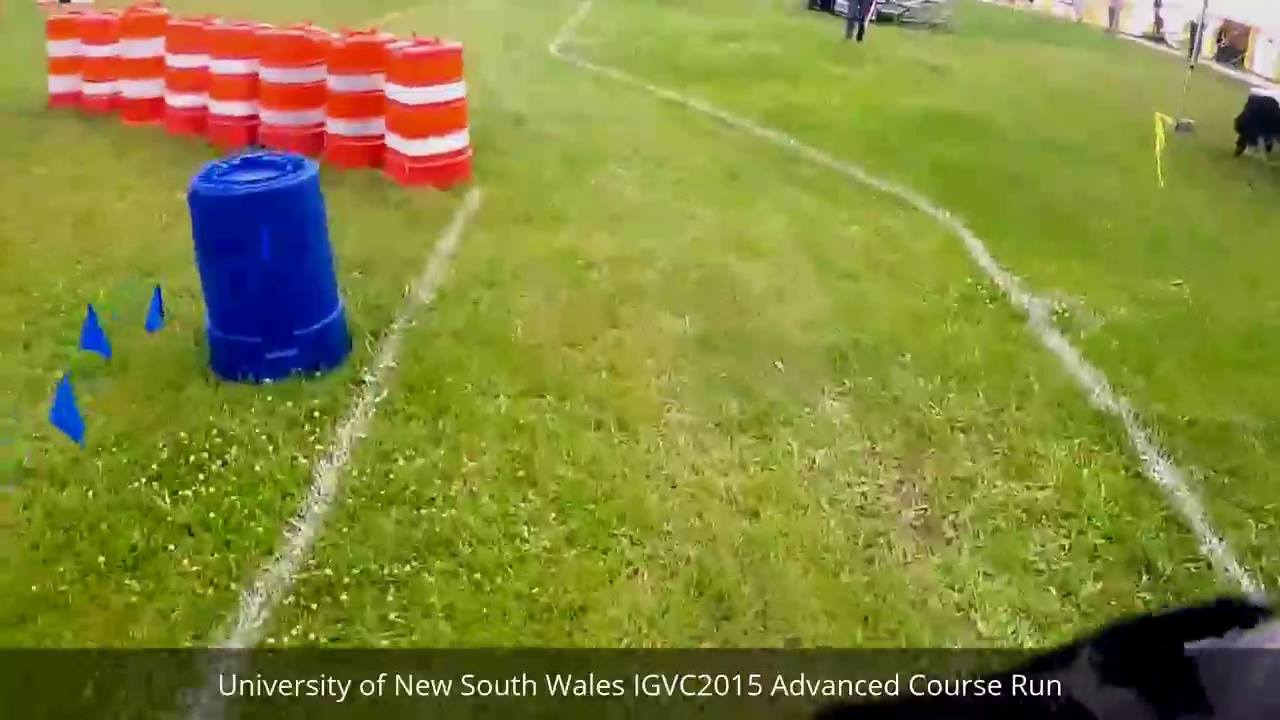
#> input picture lane_detection/input_images/0.jpg, 1280 x 720 px
$ python main.py   (older library calls are emulated)
#> lines starting #> are read from the running program, lines starting #| are printed output that depends on the picture; after the words box and inside, x2 and y2 are one past the last pixel; in counts of white or black regions, pixels touching at a corner belong together
#!/usr/bin/env python
import 	time
import 	glob
import 	numpy as np
import 	cv2
import 	matplotlib.pyplot as plt
import 	matplotlib.image as mpimg
import os
# from	moviepy.editor import VideoFileClip

# Assumes that coordinates start from 0,0 at top left of image
bboxes = [ {'bl': (0, 720), 'tl': (0, 385), 'tr': (370, 380), 'br': (400, 720)},
			{'bl': (370, 290), 'tl': (370, 90), 'tr': (1060, 115), 'br': (1070, 410)} ]

# Define perspective transform functions
def warp(undistorted_image):
	# Define calibration box in source (original) and
	# destination (destination or warped) coordinates
	image_size = undistorted_image.shape[1::-1]
	# Four source coordinates
	src = np.float32([[830,250],
					 [1010,530],
					 [180,530],
					 [360,250]])
	# Four desired coordinates
	dst = np.float32([[1000,155],
					 [1000,680],
					 [400,680],
					 [400,155]])
	# Compute the perspective transform M
	M = cv2.getPerspectiveTransform(src, dst)

	# Create the warped image - uses linear interpolation
	warped = cv2.warpPerspective(undistorted_image, M, image_size,flags = cv2.INTER_LINEAR)

	return warped

# [36 lines left out: functions unwarp, apply_masking, not called in this run]

# Take two different types of thresholding and combine resulting binaries
def process_image(image, bboxes):
	height, width, channels = image.shape

	undistorted_image = image # TODO: Remove camera distortion (see Medium article)

	# Apply Gaussian to undistorted image to help smooth out grass texture
	kernel_size = 19
	blurred_input = cv2.GaussianBlur(undistorted_image, (kernel_size, kernel_size), 0)

	# Generate Binary 1 by thresholding Saturation channel
	hls_image = cv2.cvtColor(blurred_input,cv2.COLOR_RGB2HLS)
	# plt.imshow(hls_image)
	# plt.show()
	s_channel_image = hls_image[:,:,2]
	thresh = (81,255) # Heuristic
	s_thresholded_image = np.zeros_like(s_channel_image)
	s_thresholded_image[(s_channel_image>thresh[0])&(s_channel_image < thresh[1])] = 1
	# Invert the b/w pixels
	s_thresholded_image = cv2.bitwise_not(s_thresholded_image)
	# plt.imshow(s_thresholded_image, cmap="gray")
	# plt.show()

	# Generate Binary 2 by applying Sobel thresholding
	gray = cv2.cvtColor(blurred_input,cv2.COLOR_RGB2GRAY)
	# Gradient X
	sobelx = cv2.Sobel(gray,cv2.CV_64F,1,0)
	# Gradient Y
	sobely = cv2.Sobel(gray,cv2.CV_64F,0,1)
	abs_sobelxy = np.sqrt(sobelx**2 + sobely**2)
	# sobelxy_scaled = np.uint8(255 * abs_sobelxy / np.max(abs_sobelxy))
	sobelxy_scaled = abs_sobelxy
	thresh_min = 30
	thresh_max = 80
	sobel_thresholded_image = np.zeros_like(sobelxy_scaled)
	sobel_thresholded_image[(sobelxy_scaled >= thresh_min) & (sobelxy_scaled <= thresh_max)] = 1


	# Combine two thresholds
	combined_binary = np.zeros_like(sobel_thresholded_image)
	combined_binary[(s_thresholded_image == 1)|(sobel_thresholded_image == 1)] = 1
	# Apply a median blur to the binary to de-speckle:
	combined_binary = cv2.medianBlur(combined_binary.astype(np.uint8),7)
	# plt.imshow(combined_binary, cmap="gray")
	# plt.show()
	# If we have the bboxes from the object detection, we could apply masking here
	masked = combined_binary

	# Change camera pespective into bird's eye view
	warped_image = warp(masked)
	nongraywarp = warp(image)

	###HOUGH LINE TFM
	# # lines = cv2.HoughLines(warped_image.astype(np.uint8),1,np.pi/180,200)
	# minLineLength = 30
	# maxLineGap = 10
	# lines = cv2.HoughLinesP(warped_image.astype(np.uint8),1,np.pi/180,15,minLineLength,maxLineGap)
	# for x in range(0, len(lines)):
	#     for x1,y1,x2,y2 in lines[x]:
	#         cv2.line(nongraywarp,(x1,y1),(x2,y2),(0,0,255),4) #BGR


	# Creating a three channel  image from our 1 channel binary(B&W) Image
	three_channel_thresholded_image = np.dstack((warped_image,warped_image,warped_image))*255
	return three_channel_thresholded_image


## LINE DRAWING-----------
# [112 lines left out: function draw_sliding_window_right, not called in this run]

# Polyfits curve to input thresholded binary image
def draw_sliding_window_left(image):

	# Rotate image CCW by 90
	image = np.rot90(image, k=1, axes=(0,1))

	# Find peaks that are greater than the average and some standard deviation
	# Sum up the number of white pixels present along rows
	histogram = np.sum(image[:,:,0],axis=0)
	mean = np.mean(histogram, axis=0)
	std = np.std(histogram, axis=0)

	# Min peak cutoff
	cutoff = mean+std*3

	# plt.plot([0, len(histogram)], histogram)
	# plt.plot([0, len(histogram)], [cutoff, cutoff], color='k', linestyle='-', linewidth=2)
	# # plt.plot([0, len(histogram)], [cutoff, cutoff], color='k', linestyle='-', linewidth=2)
	# plt.show()

	# Partition histogram into bins and find peak in each bin
	binsize = 10
	# List to store midpoint row number of bin with a peak whos value exceeds cutoff
	maxes = list()
	for i in range(0,binsize):
		leftbound = int(i*720/binsize)
		rightbound = int((i+1)*720/binsize)
		midpoint = int((leftbound+rightbound)/2)
		binmax = np.amax(histogram[:][leftbound:rightbound],axis=0)
		if (binmax>cutoff):
			maxes.append([midpoint,binmax])

	# Hyperparameters
	# Choose the number of sliding windows
	nwindows = 20
	# Set the width of the windows +/- margin
	margin = 50
	# Set the minimum number of the pixels to recenter the windows
	minpix = 50
	# Set height of the windows, based on nwindows above and image shape
	window_height = image.shape[0] // nwindows

	xlist=np.empty(0)
	ylist=np.empty(0)

	# Identify the x and y positions of all nonzero (i.e. activated) pixels in the image
	nonzero = image.nonzero()
	nonzeroy = np.array(nonzero[0])
	nonzerox = np.array(nonzero[1])

	# Current positions to be updated later for each window in nwindows
	for i in range(0,len(maxes)):
		leftx_current = maxes[i][0] # Get current midpoint (from 0 to imageshape[0]-1)

		# Create empty lists to receive left and right lane pixel indices
		left_lane_inds = []

		for window in range(nwindows):
			#Identify window boundaries in x and y
			win_y_low = image.shape[0] - (window+1)*window_height
			win_y_high = image.shape[0] - window*window_height
			win_xleft_low = leftx_current - margin
			win_xleft_high = leftx_current + margin

			# Draw the windows on the visualization image
			# cv2.rectangle(image,(win_xleft_low,win_y_low),(win_xleft_high,win_y_high),(0,255,0), 2)

			# Identify the nonzero pixels in x and y within the current window
			good_left_inds = ((nonzeroy >= win_y_low) & (nonzeroy < win_y_high) & (nonzerox >= win_xleft_low) &  (nonzerox < win_xleft_high)).nonzero()[0]
			# print("good left indices are: ", ((nonzeroy >= win_y_low) & (nonzeroy < win_y_high) & (nonzerox >= win_xleft_low) &  (nonzerox < win_xleft_high)))

			# Append these indices to the lists
			left_lane_inds.append(good_left_inds)
			# If recenter threshold exceeded, shift next window on the mean position of all the indices
			if len(good_left_inds) > minpix:
				# print("good left inds exceeded min pix")
				leftx_current = np.int(np.mean(nonzerox[good_left_inds]))

		# Concatenate the arrays of indices (previously was a list of lists of pixels)
		left_lane_inds = np.concatenate(left_lane_inds)

		# Extract left and right line pixel positions
		leftx = nonzerox[left_lane_inds]
		lefty = nonzeroy[left_lane_inds]

		if(len(leftx) <= 50000):
			continue

		# Generate x and y values for plotting
		ploty = np.linspace(0, image.shape[0]-1, image.shape[0])
		try:
			# Fit a second order polynomial to each set of lane points
			left_fit = np.polyfit(lefty, leftx, 2)
			left_fitx = left_fit[0]*ploty**2 + left_fit[1]*ploty + left_fit[2]
		except TypeError:
			# Avoids an error if `left` and `right_fit` are still none or incorrect
			left_fitx = 1*ploty**2 + 1*ploty

		ylist = np.concatenate((ylist,ploty))
		xlist = np.concatenate((xlist,left_fitx))

	points = np.vstack((xlist,ylist))
	# Translate points
	points = np.array([np.add(points[0], -720/2),np.add(points[1],-1280/2)])
	# Unrotate points
	theta = np.radians(90)
	R = np.array(((np.cos(theta), np.sin(theta)), (np.sin(theta),np.cos(theta))))
	points = np.matmul(R,points)
	# Untranslate points
	points = np.array([np.flip(np.add(points[0], 1280/2)),np.add(points[1],720/2)])

	return points

def draw_sliding_window(image):

	'''
	Crop to bottom half of image
	and create histogram of number of white pixels along each column
	'''
	crop_img = image[600:720,0:1280]
	histogram = np.sum(crop_img[:,:,0],axis = 0)

	# Define the threshold to apply to histogram
	mean = np.mean(histogram, axis = 0)
	std = np.std(histogram, axis = 0)
	cutoff = mean+std*3 - 150
	binsize = 20
	maxes = list()

	# plt.plot(histogram)
	# plt.plot([0, len(histogram)], [mean+std*2, mean+std*2], color='k', linestyle='-', linewidth=2)
	# plt.show()

	'''
	Find peaks in histogram that exceed cutoff,
	then record midpoint of bin, as well as the value of that peak
	'''
	for i in range(0,binsize):
		leftbound = int(i*1280/binsize)
		rightbound = int((i+1)*1280/binsize)
		midpoint = int((leftbound+rightbound)/2)
		binmax = np.amax(histogram[:][leftbound:rightbound],axis=0)
		if (binmax>cutoff):
			maxes.append([midpoint,binmax])

	# Hyperparameters
	# Choose the number of sliding windows
	nwindows = 20
	# Set the width of the windows +/- margin
	margin = 100
	# Set the minimum number of the pixels to recenter the windows
	minpix = 50
	# Set height of the windows - based on nwindows above and image shape
	window_height = image.shape[0] // nwindows

	xlist=np.empty(0)
	ylist=np.empty(0)

	# Identify the x and y positions of all nonzero (i.e. activated) pixels in the image
	nonzero = image.nonzero()
	nonzeroy = np.array(nonzero[0])
	nonzerox = np.array(nonzero[1])
	# Current positions to be updated later for each window in nwindows
	for i in range(0,len(maxes)):
		leftx_current = maxes[i][0] # Returns the midpoint of each x window

		# Create empty lists to receive left and right lane pixel indices
		left_lane_inds = []

		for window in range(nwindows):
			#Identify window boundaries in x and y
			win_y_low = image.shape[0] - (window+1)*window_height
			win_y_high = image.shape[0] - window*window_height
			win_xleft_low = leftx_current - margin
			win_xleft_high = leftx_current + margin

			# Draw the windows on the visualization image
			#cv2.rectangle(image,(win_xleft_low,win_y_low),(win_xleft_high,win_y_high),(0,255,0), 2)

			# Identify the nonzero pixels in x and y within the window
			good_left_inds = ((nonzeroy >= win_y_low) \
							& (nonzeroy < win_y_high) \
							& (nonzerox >= win_xleft_low) \
							& (nonzerox < win_xleft_high)).nonzero()[0]
			# Append these indices to the lists
			left_lane_inds.append(good_left_inds)
			#if more than minpix pixels were found , recenter next window on their mean position
			if len(good_left_inds) > minpix:
				leftx_current = np.int(np.mean(nonzerox[good_left_inds]))

		# Concatenate the arrays of indices (previously was a list of lists of pixels)
		left_lane_inds = np.concatenate(left_lane_inds)
		# Extract left and right line pixel positions
		leftx = nonzerox[left_lane_inds]
		lefty = nonzeroy[left_lane_inds]

		# if(len(leftx) <= 5000):
		#     continue

		# Generate x and y values for plotting
		ploty = np.linspace(0, image.shape[0]-1, image.shape[0])
		try:
			# Fit a second order polynomial to each set of lane points
			left_fit = np.polyfit(lefty, leftx, 2)
			left_fitx = left_fit[0]*ploty**2 + left_fit[1]*ploty + left_fit[2]
		except TypeError:
			# Avoids an error if `left` and `right_fit` are still none or incorrect
			left_fitx = 1*ploty**2 + 1*ploty

		ylist = np.concatenate((ylist,ploty))
		xlist = np.concatenate((xlist,left_fitx))
		points = [xlist,ylist]

	return points

	# # Highlight the left and right lane regions
	# # drawing the left and right polynomials on the lane lines
	# pts_left = np.array([np.transpose(np.vstack([xlist, ylist]))])
	# # pts_right = np.array([np.flipud(np.transpose(np.vstack([right_fitx, ploty])))])
	# # pts = np.hstack((pts_left, pts_right))

	# blank_image = np.zeros_like(image)
	# # Draw the lane onto a blank warped image
	# cv2.fillPoly(blank_image, np.int_([pts_left]), (0,255, 0))

	# # Transform the perspective back into the original view
	# unwarped_image = unwarp(blank_image)

	# # Add the unwarped processed image to the original image
	# weighted_image = cv2.addWeighted(image, 1.0, unwarped_image, .7, 0)
	# return weighted_image

		# Highlightign the left and right lane regions
		#image[lefty, leftx] = [255, 0, 0]


	#return image

# Draw lines originating from right, left and bottom of thresholded binary image
def highlight_all(image):
	points = []
	try:
		points = draw_sliding_window_left(image)
		# print( 'left points is ', points[0])
		plt.scatter(points[0],points[1],0.5,color='red')
	except:
		print("highlight_all: no lines from left")
	if(len(points) <= 2):
		try:
			points = draw_sliding_window(image)
			# print('points from bottom: ', points)
			plt.scatter(points[0],points[1],0.5,color='blue')
			print('points 0: ', points[0])
			print('points 1: ', points[1])
		except:
			print("highlight_all: no lines from bottom")
	# [5 lines of commented-out code are left out]
	return image, points


## VIDEO PROCESSING-----------
# Highlights the lane in the original video stream with green rectangle
# [96 lines left out: function highlight_lane_original, not called in this run]

# [11 lines of commented-out code are left out]
def detect_lanes():
	for i in range(0,10):
		image_name = str(i) + '.jpg'
		image = cv2.imread('input_images/'+'0.jpg')
#> image is the input picture: shape (720, 1280, 3); mean B, G, R 58, 134.9, 131.4

		test_image = process_image(image, bboxes)
#> in process_image, `sobely = cv2.Sobel(gray,cv2.CV_64F,0,1)`:
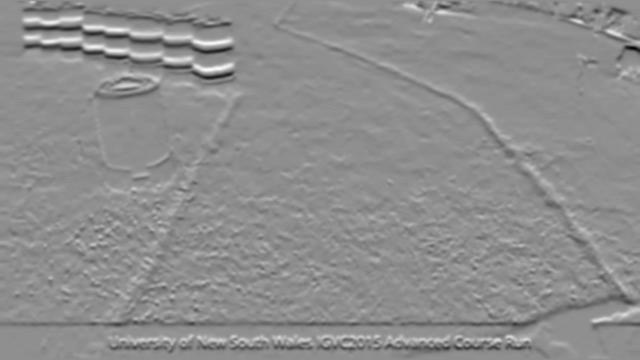
#> sobely: shape (720, 1280) float64 (shown at 1/2 size); min -179, max 140, mean -1.4; drawn with min black and max white
#> in warp (call 2), `warped = cv2.warpPerspective(undistorted_image, M, image_size,flags = ..`:
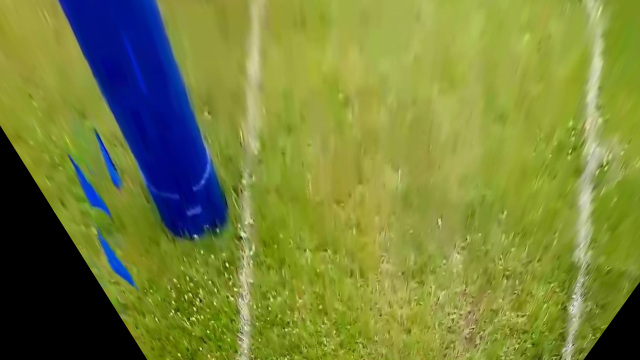
#> warped: shape (720, 1280, 3) (shown at 1/2 size); mean B, G, R 58.2, 130.9, 119.5
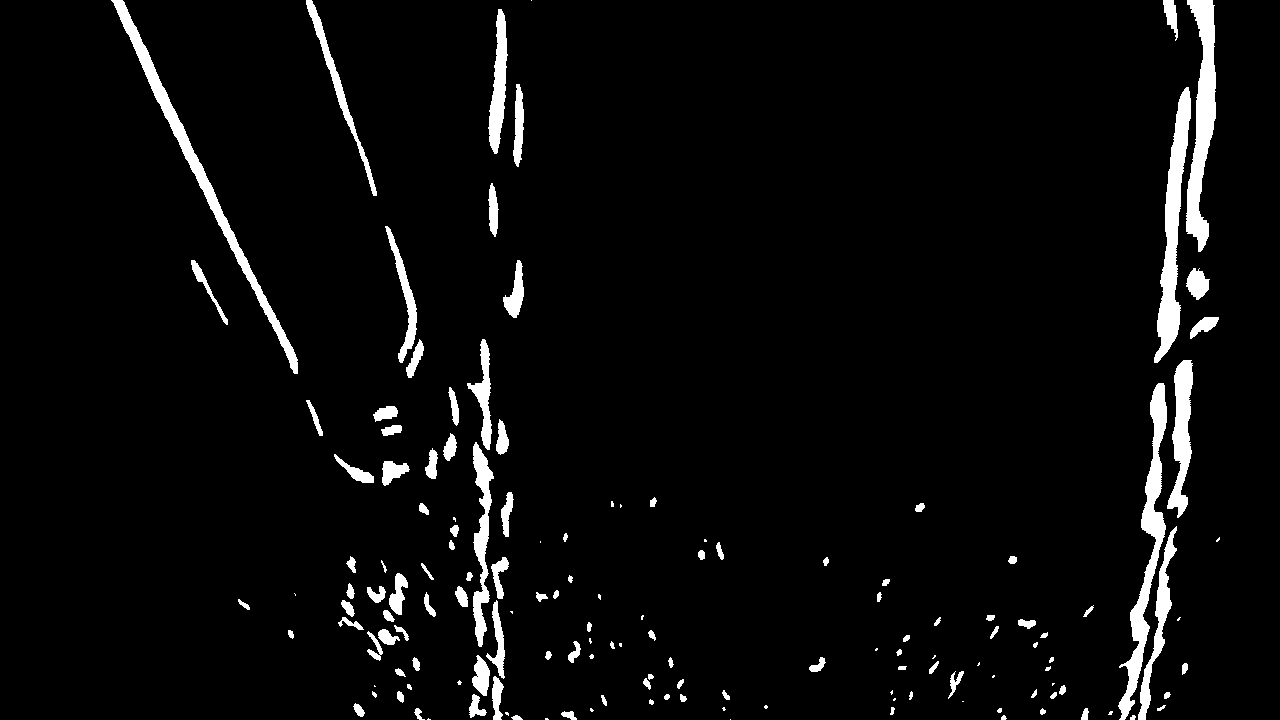
#> test_image: shape (720, 1280, 3); 4.4% white; 150 white regions (33 under 20 px), largest, box (x1, y1, x2, y2) and area: (111, 0, 298, 374) 4075, (1118, 383, 1167, 720) 3999, (1186, 0, 1216, 252) 3958
		sw, points = highlight_all(test_image)
#> in draw_sliding_window_left, `image = np.rot90(image, k=1, axes=(0,1))`:
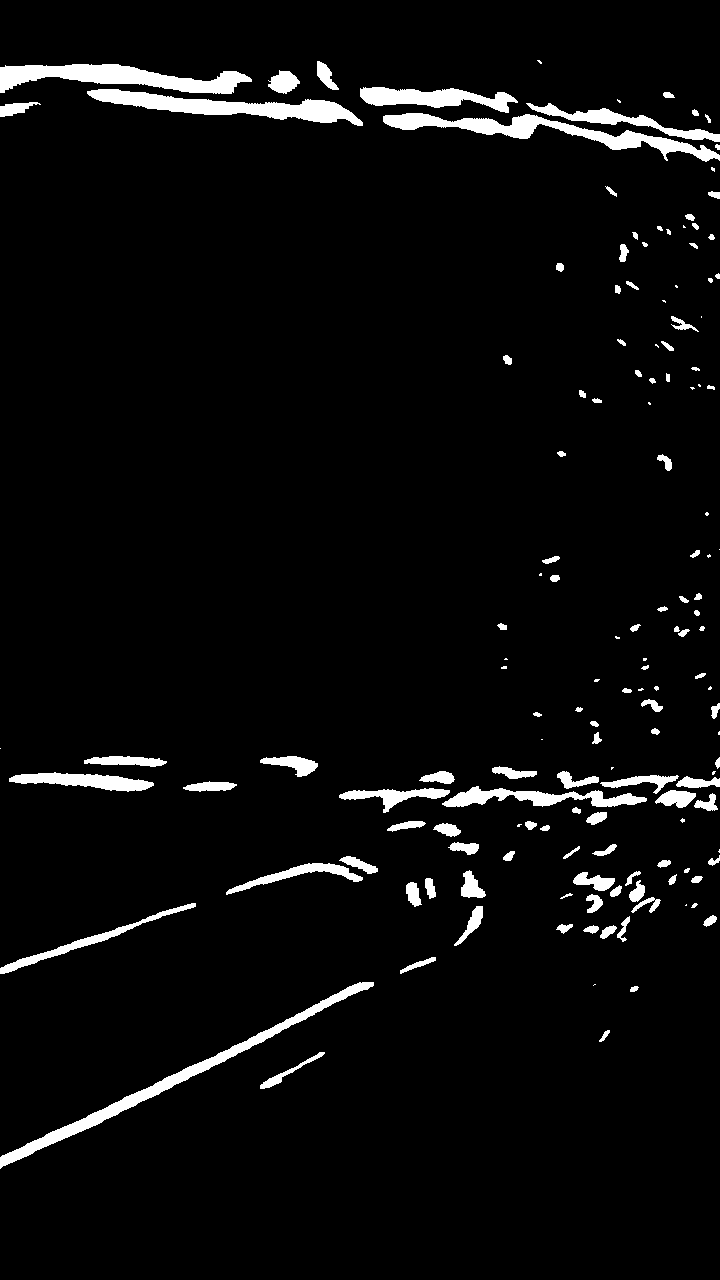
#> image: shape (1280, 720, 3); 4.4% white; 150 white regions (33 under 20 px), largest, box (x1, y1, x2, y2) and area: (0, 982, 374, 1169) 4075, (383, 113, 720, 162) 3999, (0, 64, 252, 94) 3958
#> in draw_sliding_window_left, `histogram = np.sum(image[:,:,0],axis=0)`: histogram = 720 values, max 30855 at index 595, min 6375 at index 379, mean 14312.6
#> in draw_sliding_window_left, `mean = np.mean(histogram, axis=0)`: mean = 14312.6
#> in draw_sliding_window_left, `std = np.std(histogram, axis=0)`: std = 3871.5
#> in draw_sliding_window_left, `cutoff = mean+std*3`: cutoff = 25927.1
#> the loop in draw_sliding_window_left, `for i in range(0,binsize):` made 10 passes
#> binmax on passes 1 to 8: 15300, 20400, 16065, 19125, 17340, 19125, 23205, 18360
#> after the loop in draw_sliding_window_left, `for i in range(0,binsize):`: maxes = [[612, 30855]]
#> the loop in draw_sliding_window_left, `for i in range(0,len(maxes)):` made 1 pass
#> in highlight_all, `points = draw_sliding_window_left(image)`: points = empty array
#> in draw_sliding_window, `crop_img = image[600:720,0:1280]`:
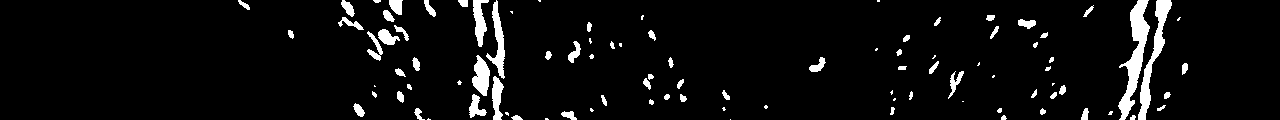
#> crop_img: shape (120, 1280, 3); 5.4% white; 96 white regions (27 under 20 px), largest, box (x1, y1, x2, y2) and area: (1118, 0, 1150, 120) 1434, (1138, 0, 1172, 120) 1045, (486, 0, 505, 79) 565
#> in draw_sliding_window, `histogram = np.sum(crop_img[:,:,0],axis = 0)`: histogram = 1280 values, max 26010 at index 498, min 0 at index 0, mean 1664.3
#> in draw_sliding_window, `mean = np.mean(histogram, axis = 0)`: mean = 1664.3
#> in draw_sliding_window, `std = np.std(histogram, axis = 0)`: std = 3976.3
#> in draw_sliding_window, `cutoff = mean+std*3 - 150`: cutoff = 13443.1
#> the loop in draw_sliding_window, `for i in range(0,binsize):` made 20 passes
#> binmax on passes 1 to 8: 0, 0, 0, 1530, 2040, 6630, 10200, 26010
#> after the loop in draw_sliding_window, `for i in range(0,binsize):`: maxes = [[480, 26010], [1120, 25500], [1184, 14535]]
#> the loop in draw_sliding_window, `for i in range(0,len(maxes)):` made 3 passes
#> left_fit on passes 1 to 3: [0.00043, -0.355, 523.3], [-0.000123, -0.0088, 1195.9], [-8.81e-05, -0.0279, 1197.5]
#> after the loop in draw_sliding_window, `for i in range(0,len(maxes)):`: xlist = 2160 values, max 1197.5 at index 1440, min 449.9 at index 414, mean 937.8; ylist = 2160 values, max 719 at index 719, min 0 at index 0, mean 359.5
#> in highlight_all, `points = draw_sliding_window(image)`: points = 2 items
#> (printed output is left out)
#> (printed output is left out)
#> points = 2 items
		warped_image = warp(image)

		# [10 lines of commented-out code are left out]

if __name__ == '__main__':
	detect_lanes()
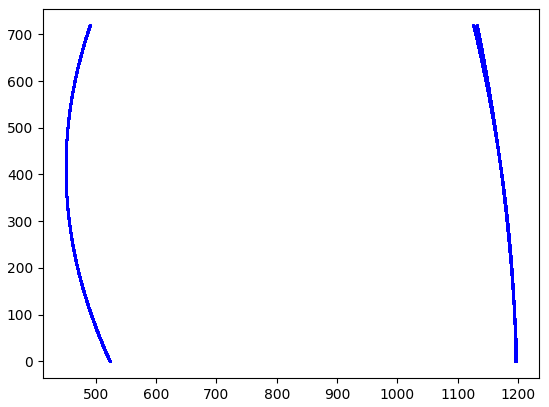
#> figure drawn by matplotlib, 1 panel
